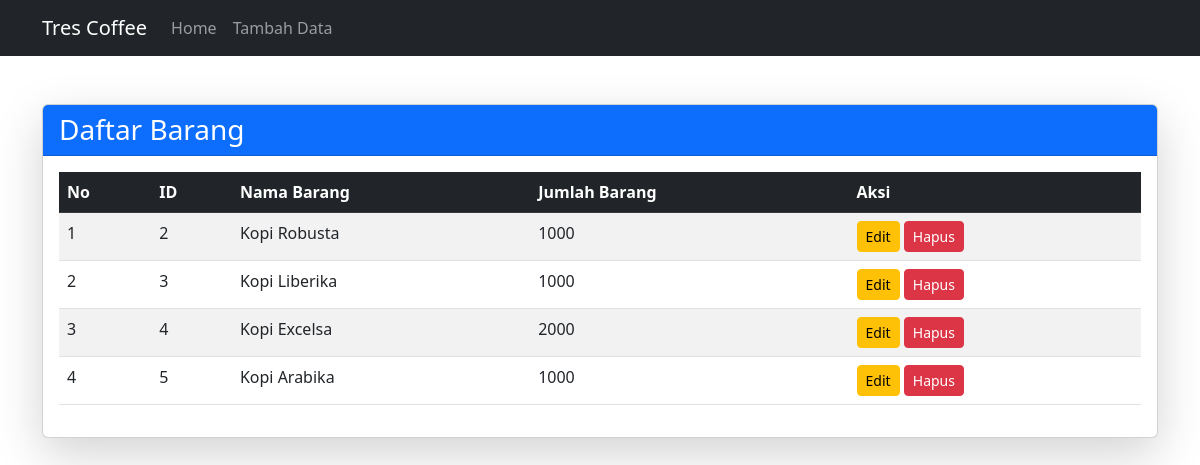
Screenshot of /barang.php with the database file from the repository.
### tables this page shows
CREATE TABLE `beans` (
  `id` int(2) NOT NULL,
  `nama_bean` varchar(25) NOT NULL,
  `jumlah_bean` int(50) NOT NULL
);

### barang.php (the view, shortened to what this page needs)
<!DOCTYPE html>
<html lang="id">
<head>
    <link rel="stylesheet" href="https://cdn.jsdelivr.net/npm/bootstrap@5.3.0/dist/css/bootstrap.min.css">
</head>
<body>
    <nav class="navbar navbar-expand-lg navbar-dark bg-dark">
        <div class="container">
            <a class="navbar-brand" href="index.php">Tres Coffee</a>
            <div class="collapse navbar-collapse" id="navbarNav">
                <ul class="navbar-nav">
                    <li class="nav-item"><a class="nav-link" href="index.php">Home</a></li>
                    <li class="nav-item"><a class="nav-link" href="tambah_barang.php">Tambah Data</a></li>
                </ul>
            </div>
        </div>
    </nav>
    <div class="container mt-5">
        <div class="card shadow-lg">
            <div class="card-header bg-primary text-white">
                <h3 class="mb-0">Daftar Barang</h3>
            </div>
            <div class="card-body">
                <table class="table table-striped table-hover">
                    <thead class="table-dark">
                        <tr>
                            <th>No</th>
                            <th>ID</th>
                            <th>Nama Barang</th>
                            <th>Jumlah Barang</th>
                            <th>Aksi</th>
                        </tr>
                    </thead>
                    <tbody>
                        <?php
                            include("koneksi.php");
                            $sql 	= "SELECT * FROM beans ORDER BY id";
                            $beans 	= mysqli_query($db, $sql);
                            $i=1;
                            while($row = mysqli_fetch_array($beans)){
                        ?>
                        <tr>
                            <td><?php echo $i?></td>
                            <td><?php echo $row['id']?></td>
                            <td><?php echo $row['nama_bean']?></td>
                            <td><?php echo $row['jumlah_bean']?></td>
                            <td>
                                <a href="edit_barang.php?id=<?php echo $row['id']?>" class="btn btn-sm btn-warning">Edit</a>
                                <a href="hapus_barang.php?id=<?php echo $row['id']?>" class="btn btn-sm btn-danger" onclick="return confirm('Yakin ingin menghapus data ini?')">Hapus</a>
                            </td>
                        </tr>
                        <?php
                                $i++;
                            }
                        ?>
                    </tbody>
                </table>
            </div>
        </div>
    </div>
</body>
</html>

### rows the page displays
beans: id "2", nama_bean "Kopi Robusta", jumlah_bean "1000"
beans: id "3", nama_bean "Kopi Liberika", jumlah_bean "1000"
beans: id "4", nama_bean "Kopi Excelsa", jumlah_bean "2000"
beans: id "5", nama_bean "Kopi Arabika", jumlah_bean "1000"
